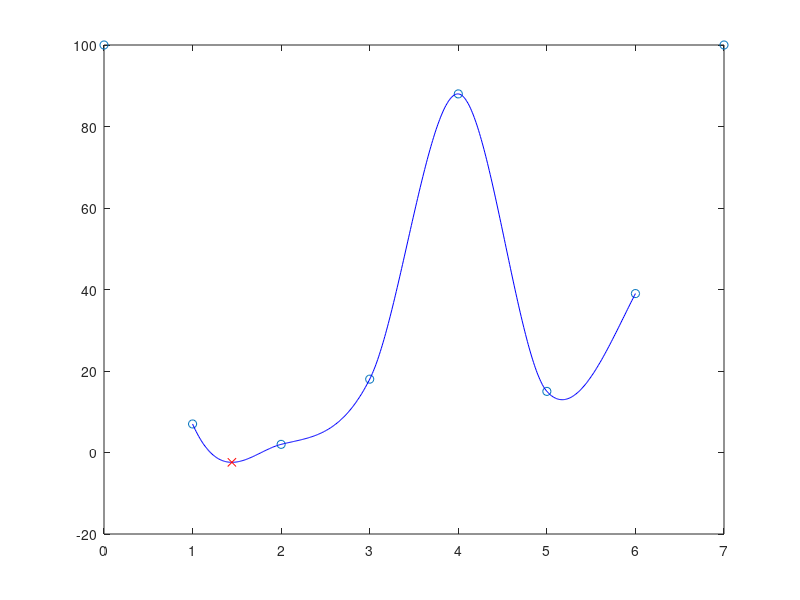

MATLAB code for this plot:
clc, clear all, close all
%% Catmull-rom init
s = 0.5; %tension param
basis = [-s,    2-s,    s-2,    s;
         2*s,   s-3,    3-2*s,  -s;
         -s,    0,      s,      0;
         0,     1,      0,      0];
%% Generate points and pseudo points
 points = [0:1:7; 100, randi(100, 1, 6), 100]';
%% Compute curve
j = 1;
C = @(i,u) [u^3, u^2, u, 1]*basis*points(i-1:i+2, :)
P = zeros(505,2);
for i=2:1:length(points) - 2
    for u = 0:0.01:1
        P(j, :) = C(i,u);
        j = j+1;
    end
end
%% Div 2
p = points
l = C(2,0)
min = l(2)
minPos = l(1)
j = 1;
D2 = @(i,u) [3*u^2, 2*u, 1, 0]*basis*points(i-1:i+2, 2);
for i = 2:1:length(points) - 2
    if((D2(i, 0) <= 0 && D2(i, 1) >= 0) || (D2(i, 0) >= 0 && D2(i, 1) <= 0))
        a = -1.5*p(i-1, 2) + 4.5*p(i, 2) -4.5*p(i+1, 2) + 1.5*p(i+2, 2);
        b = 2*p(i-1, 2) - 5*p(i,2) + 4*p(i+1,2) - 1.*p(i+2,2);
        c = -0.5*p(i-1,2) + 0.5*p(i+1,2);

        sqrtD = sqrt(b^2 - 4*a*c);
        r1 = (-b + sqrtD)/2/a;
        r2 = (-b - sqrtD)/2/a;
        if(r1 >=0  && r1 <= 1)
          l = C(i, r1);
          if(l(2) < min)
              min = l(2);
              minPos = l(1);
          end
        end
        if(r2 >=0  && r2 <= 1)
          l = C(i, r2);
          if(l(2) < min)
              min = l(2);
              minPos = l(1);
          end
        end
    end
end
l = C(length(points) - 2, 1);
if(l(2) < min)
  min = l(2);
  minPos = l(1);
end

%% Plot
 plot(points(:,1), points(:,2), 'o', P(:,1), P(:,2), 'b', minPos, min, 'rx')